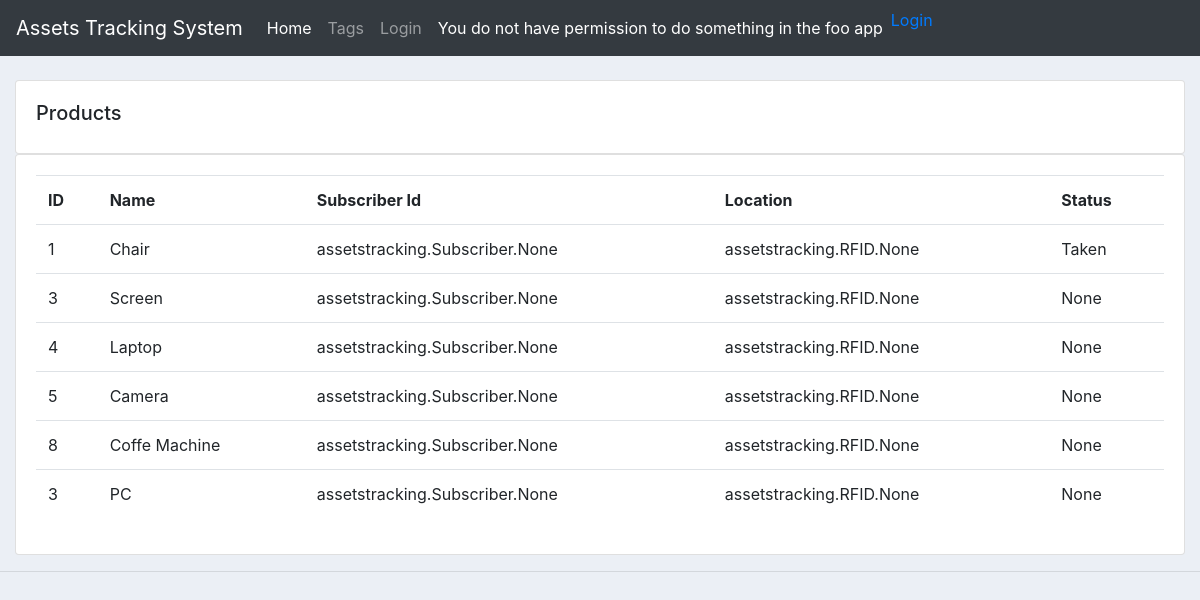
The app's page /tags/ with its own data.
### assetstracking/models.py (models this page shows, shortened)
class Tag(models.Model):
    tag_id = models.IntegerField(null=True)
    asset_name = models.CharField(max_length=200, null=True)
    STATUS = (('Available','Available'),('Taken','Taken'),)
    asset_status = models.CharField(max_length=200, null=True, choices=STATUS)
    subscriber_id = models.ManyToManyField(Subscriber)
    rfid_id = models.ManyToManyField(RFID)
    asset_location = models.CharField(max_length=200, null=True)

### assetstracking/views.py (the view)
# urls.py: path('tags/', views.tags, name="tags"),
def tags(request):
    tags = Tag.objects.all()
    return render(request, 'assetstracking/tags.html', {'tags': tags})

### assetstracking/templates/assetstracking/tags.html
{%  extends 'assetstracking/main.html' %}
{% block content %}
		<br>
		<div class="row">
			<div class="col-md">
				<div class="card card-body">
					<h5>Products</h5>
				</div>
				<div class="card card-body">
					<table class="table">
						<tr>
							<th>ID</th>
							<th>Name</th>
							<th>Subscriber Id</th>
							<th>Location</th>
							<th>Status</th>
						</tr>
						{% for i in tags %}
							<tr>
								<td>{{i.tag_id}}</td>
								<td>{{i.asset_name}}</td>
								<td>{{i.subscriber_id}}</td>
								<td>{{i.rfid_id}}</td>
								<td>{{i.asset_status}}</td>
							</tr>
						{% endfor %}
					</table>
				</div>
			</div>
		</div>
{% endblock content %}

### assetstracking/templates/assetstracking/main.html (style rules this page uses)
body { background-color: #ebeff5; }

### records on screen
Tag: tag_id "1", asset_name "Chair", subscriber_id "assetstracking.Subscriber.None", rfid_id "assetstracking.RFID.None", asset_status "Taken"
Tag: tag_id "3", asset_name "Screen", subscriber_id "assetstracking.Subscriber.None", rfid_id "assetstracking.RFID.None", asset_status "None"
Tag: tag_id "4", asset_name "Laptop", subscriber_id "assetstracking.Subscriber.None", rfid_id "assetstracking.RFID.None", asset_status "None"
Tag: tag_id "5", asset_name "Camera", subscriber_id "assetstracking.Subscriber.None", rfid_id "assetstracking.RFID.None", asset_status "None"
Tag: tag_id "8", asset_name "Coffe Machine", subscriber_id "assetstracking.Subscriber.None", rfid_id "assetstracking.RFID.None", asset_status "None"
Tag: tag_id "3", asset_name "PC", subscriber_id "assetstracking.Subscriber.None", rfid_id "assetstracking.RFID.None", asset_status "None"
